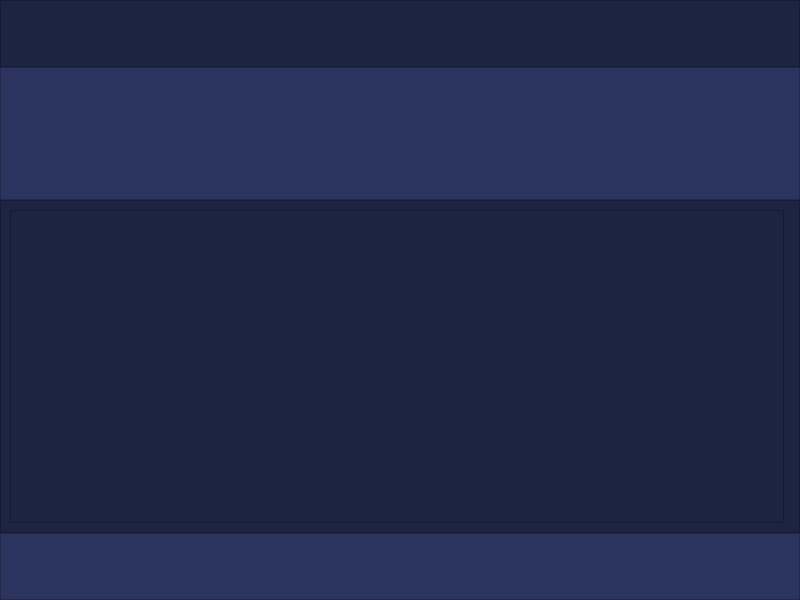
<?xml version="1.0" encoding="UTF-8"?>
<ui version="4.0">
 <class>MainWindow</class>
 <widget class="QMainWindow" name="MainWindow">
  <property name="geometry">
   <rect>
    <x>0</x>
    <y>0</y>
    <width>800</width>
    <height>600</height>
   </rect>
  </property>
  <property name="windowTitle">
   <string>MainWindow</string>
  </property>
  <widget class="QWidget" name="centralwidget">
   <layout class="QVBoxLayout" name="verticalLayout" stretch="1,2,5,1">
    <property name="spacing">
     <number>0</number>
    </property>
    <property name="leftMargin">
     <number>0</number>
    </property>
    <property name="topMargin">
     <number>0</number>
    </property>
    <property name="rightMargin">
     <number>0</number>
    </property>
    <property name="bottomMargin">
     <number>0</number>
    </property>
    <item>
     <widget class="QFrame" name="frame">
      <property name="styleSheet">
       <string notr="true">QFrame{
	background-color: rgb(29,35,67);
}</string>
      </property>
      <property name="frameShape">
       <enum>QFrame::Shape::StyledPanel</enum>
      </property>
      <property name="frameShadow">
       <enum>QFrame::Shadow::Raised</enum>
      </property>
     </widget>
    </item>
    <item>
     <widget class="QFrame" name="frame_2">
      <property name="styleSheet">
       <string notr="true">QFrame{
	background-color: rgb(43,52,95);
}</string>
      </property>
      <property name="frameShape">
       <enum>QFrame::Shape::StyledPanel</enum>
      </property>
      <property name="frameShadow">
       <enum>QFrame::Shadow::Raised</enum>
      </property>
     </widget>
    </item>
    <item>
     <widget class="QFrame" name="frame_3">
      <property name="styleSheet">
       <string notr="true">QFrame{
	background-color: rgb(29,35,67);
}</string>
      </property>
      <property name="frameShape">
       <enum>QFrame::Shape::StyledPanel</enum>
      </property>
      <property name="frameShadow">
       <enum>QFrame::Shadow::Raised</enum>
      </property>
      <layout class="QHBoxLayout" name="horizontalLayout">
       <item>
        <widget class="QFrame" name="frame_5_tracks">
         <property name="sizePolicy">
          <sizepolicy hsizetype="Expanding" vsizetype="Preferred">
           <horstretch>1</horstretch>
           <verstretch>0</verstretch>
          </sizepolicy>
         </property>
         <property name="frameShape">
          <enum>QFrame::Shape::StyledPanel</enum>
         </property>
         <property name="frameShadow">
          <enum>QFrame::Shadow::Raised</enum>
         </property>
        </widget>
       </item>
       <item>
        <widget class="QFrame" name="frame_6_master">
         <property name="sizePolicy">
          <sizepolicy hsizetype="Minimum" vsizetype="Preferred">
           <horstretch>0</horstretch>
           <verstretch>0</verstretch>
          </sizepolicy>
         </property>
         <property name="styleSheet">
          <string notr="true">QFrame{
	background-color: rgb(43,52,95);
}</string>
         </property>
         <property name="frameShape">
          <enum>QFrame::Shape::StyledPanel</enum>
         </property>
         <property name="frameShadow">
          <enum>QFrame::Shadow::Raised</enum>
         </property>
        </widget>
       </item>
      </layout>
     </widget>
    </item>
    <item>
     <widget class="QFrame" name="frame_4">
      <property name="styleSheet">
       <string notr="true">QFrame{
	background-color: rgb(43,52,95);
}</string>
      </property>
      <property name="frameShape">
       <enum>QFrame::Shape::StyledPanel</enum>
      </property>
      <property name="frameShadow">
       <enum>QFrame::Shadow::Raised</enum>
      </property>
     </widget>
    </item>
   </layout>
  </widget>
 </widget>
 <resources/>
 <connections/>
</ui>
